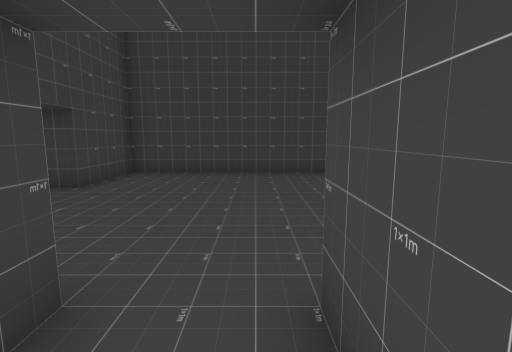
View 1 (above)

16 first-person views from a walk through a Godot game level. The camera is 1.3 m above the floor, tilts 8° down and sees 85° across. The floor is counted in squares, 1 m on a side. Each view is taken from the middle of a square. On the plan, view 1 faces up. The plan holds only what a view shows up to about 13 squares ahead; the rest is blank. The place goes on beyond the plan. Characters and animated objects are left out. Some surface patterns are stand-ins.

View 2
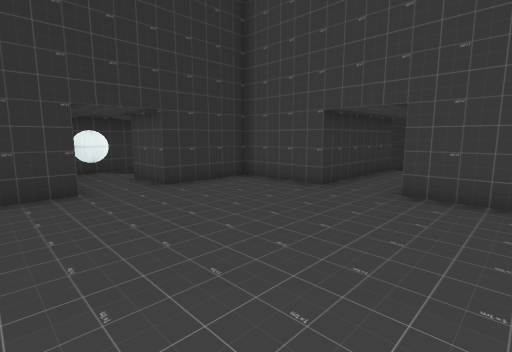

View 3
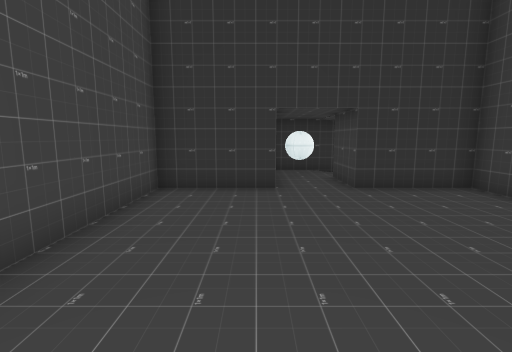

View 4
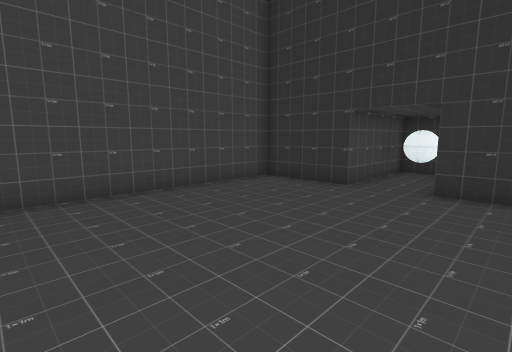

View 5
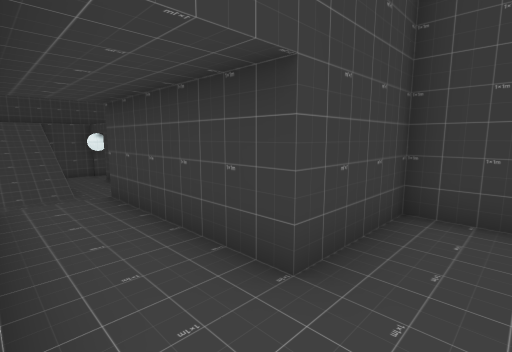

View 6
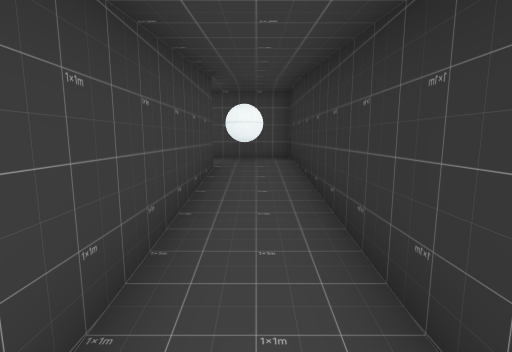

View 7
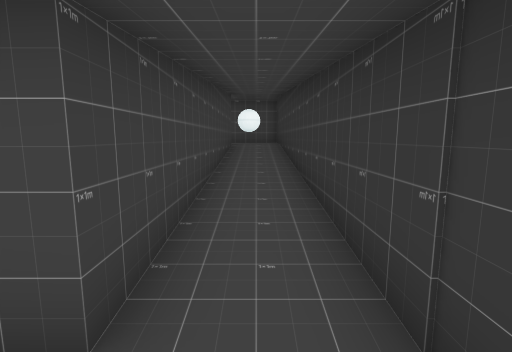

View 8
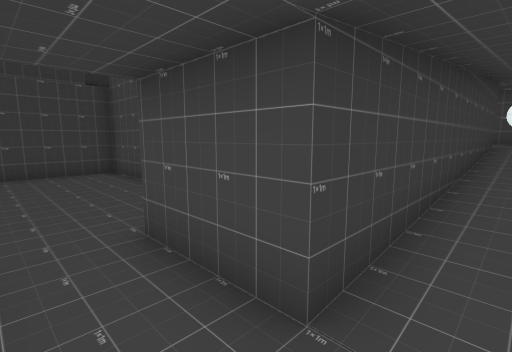

View 9
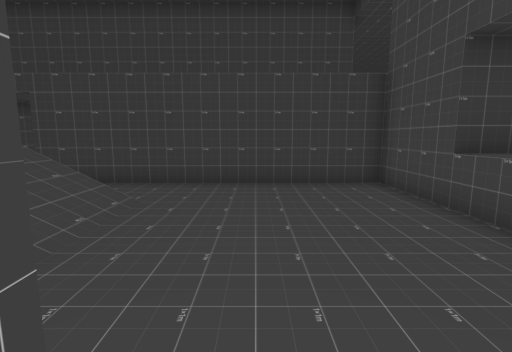

View 10
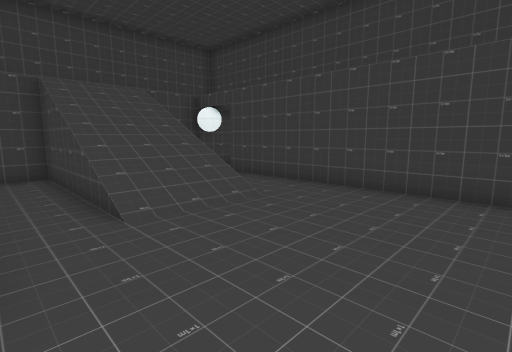

View 11
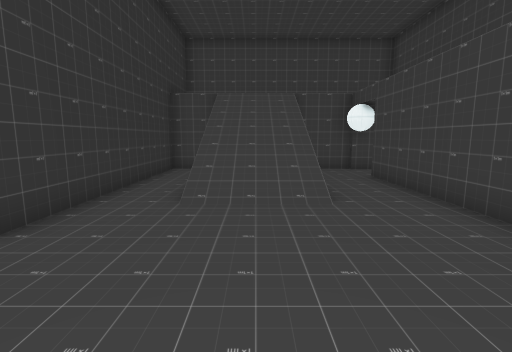

View 12
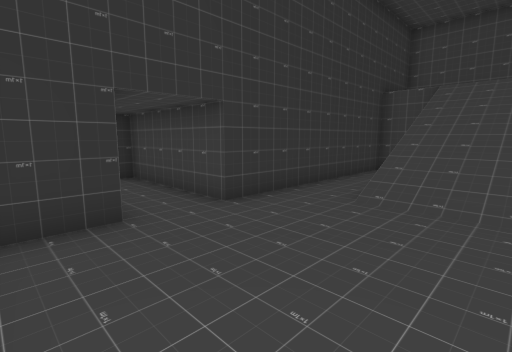

View 13
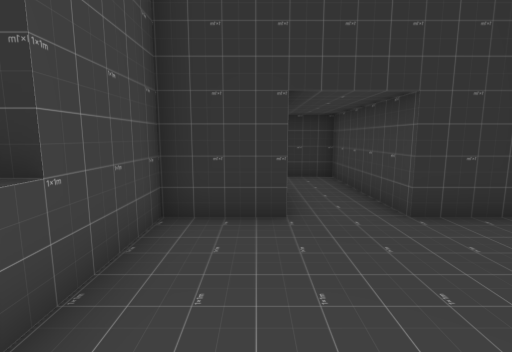

View 14
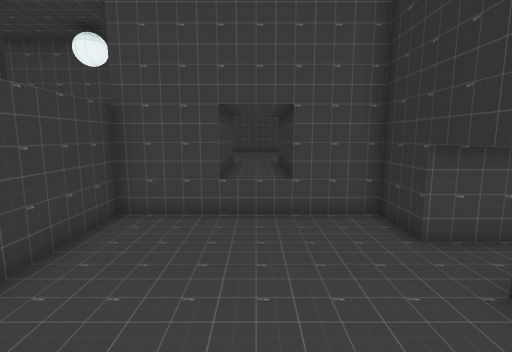

View 15
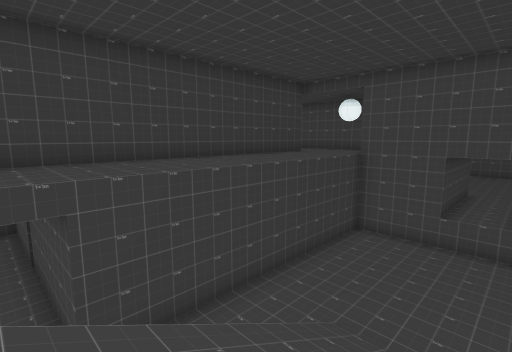

View 16
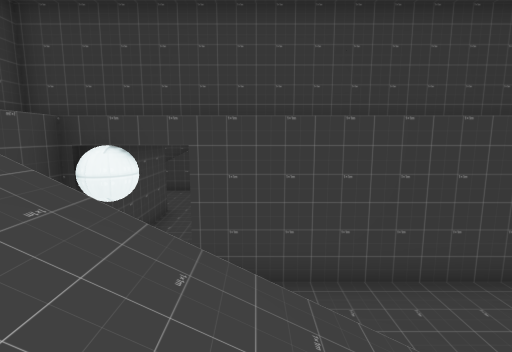

### Floor plan
Key: @ floor where view 1 was taken; # wall or solid block; . main floor; : floor 0.25 m higher than the main floor; + floor 0.5 m higher than the main floor; * floor 0.75 m higher than the main floor; % floor 1 m higher than the main floor; & floor 3 m higher than the main floor; / step, stairs or slope; O other object.
Columns run from 22 left of view 1 to 4 right of it. Each row starts with its distance up from view 1.
 18   ./
 17  ../
 16  ../
 15  ../
 14  #.#           #
 13  #.##########  #
 12  #./&&&&&&&&&& #
 11  #./&&&&&&&&&&&#
 10 ##.//////////#   ##########
  9 #............#   #%%%%%%%%#
  8 #  ..........#   #%%%%%%%%#
  7  //////......#####%%%%%%%%#
  6  //////......%%%%%%%%%%%%%#
  5  //////......#####%%%%%%%%#
  4 #............#   #%%%%%%%%#
  3 #............#   #%%%%%%%%#
  2 #########..###   ####%%####
  1         #..###   ####%%#
  0         #..##########%@#
 -1         #...:::++***%OO#
 -2         ################

Positions as (right, up) in squares from view 1, and headings:
1: (0, 0), facing up
2: (2, 9), facing down-left
3: (1, 9), facing down
4: (-3, 9), facing down-right
5: (-3, 5), facing up-left
6: (-8, -1), facing right
7: (-13, -1), facing right
8: (-13, -1), facing up-right
9: (-13, 2), facing up
10: (-11, 3), facing up-left
11: (-10, 6), facing left
12: (-10, 7), facing down-left
13: (-11, 7), facing down
14: (-17, 6), facing right
15: (-20, 5), facing up-right
16: (-18, 5), facing up
